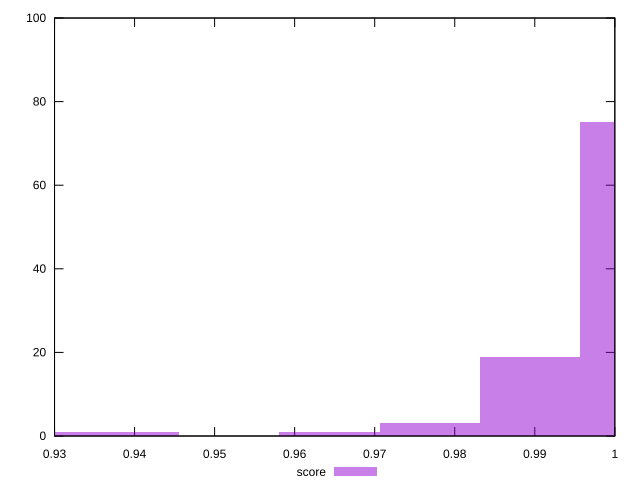

gnuplot code for this plot:
reset

$score <<EOF
1.0019161821207128 75
0.9893922298442038 19
0.964344325291186 1
0.9392964207381682 1
0.9768682775676949 3
0.9267724684616593 1
EOF

set key outside below
set boxwidth 0.01252395227650891
set xrange [0.93:1]
set yrange [0:100]
set trange [0:100]
set style fill transparent solid 0.5 noborder
set terminal svg size 640, 490 enhanced background rgb 'white'
set output "report_00017_2021-02-10T15-08-03.406Z/mainthread-work-breakdown/samples/pages+cached+noadtech/score/histogram.svg"

plot $score title "score" with boxes

reset
